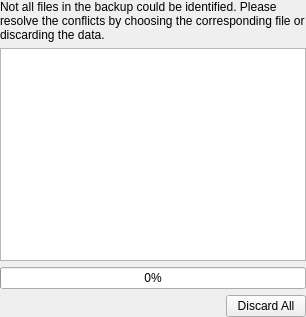
<?xml version="1.0" encoding="UTF-8"?>
<ui version="4.0">
 <class>MergeConflictWidget</class>
 <widget class="QWidget" name="MergeConflictWidget">
  <property name="geometry">
   <rect>
    <x>0</x>
    <y>0</y>
    <width>306</width>
    <height>317</height>
   </rect>
  </property>
  <layout class="QVBoxLayout" name="verticalLayout">
   <property name="margin">
    <number>0</number>
   </property>
   <item>
    <widget class="QLabel" name="label">
     <property name="text">
      <string>Not all files in the backup could be identified. Please resolve the conflicts by choosing the corresponding file or discarding the data.</string>
     </property>
     <property name="wordWrap">
      <bool>true</bool>
     </property>
    </widget>
   </item>
   <item>
    <widget class="QTreeView" name="m_viewConflicts">
     <attribute name="headerVisible">
      <bool>false</bool>
     </attribute>
    </widget>
   </item>
   <item>
    <widget class="QProgressBar" name="m_progressBar">
     <property name="value">
      <number>0</number>
     </property>
     <property name="textVisible">
      <bool>true</bool>
     </property>
    </widget>
   </item>
   <item>
    <layout class="QHBoxLayout" name="horizontalLayout">
     <item>
      <spacer name="horizontalSpacer">
       <property name="orientation">
        <enum>Qt::Horizontal</enum>
       </property>
       <property name="sizeHint" stdset="0">
        <size>
         <width>40</width>
         <height>20</height>
        </size>
       </property>
      </spacer>
     </item>
     <item>
      <widget class="KPushButton" name="m_buttonDiscardAll">
       <property name="text">
        <string>Discard All</string>
       </property>
      </widget>
     </item>
    </layout>
   </item>
  </layout>
 </widget>
 <customwidgets>
  <customwidget>
   <class>KPushButton</class>
   <extends>QPushButton</extends>
   <header>kpushbutton.h</header>
  </customwidget>
 </customwidgets>
 <resources/>
 <connections/>
</ui>
